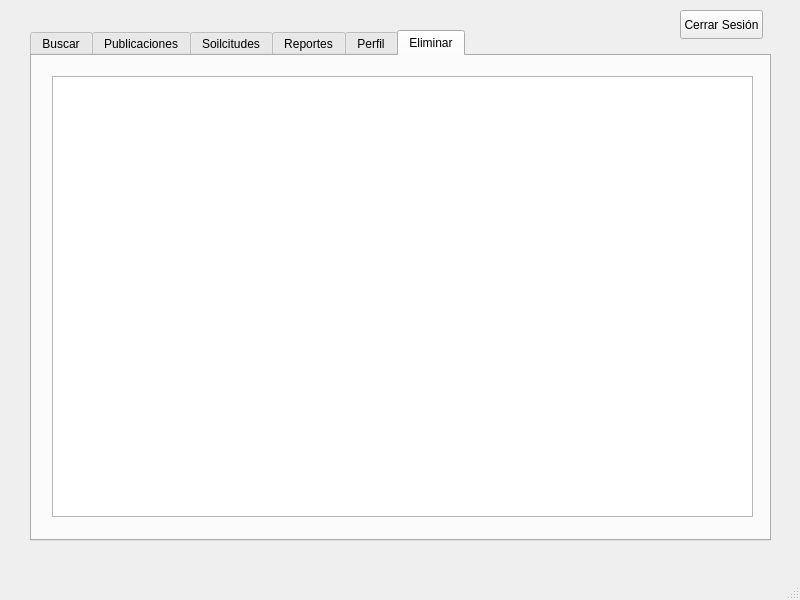
<?xml version="1.0" encoding="UTF-8"?>
<ui version="4.0">
 <class>InterfazPrincipal</class>
 <widget class="QMainWindow" name="InterfazPrincipal">
  <property name="geometry">
   <rect>
    <x>0</x>
    <y>0</y>
    <width>800</width>
    <height>600</height>
   </rect>
  </property>
  <property name="windowTitle">
   <string>InterfazPrincipal</string>
  </property>
  <widget class="QWidget" name="centralwidget">
   <widget class="QPushButton" name="btn_cerrar">
    <property name="geometry">
     <rect>
      <x>680</x>
      <y>10</y>
      <width>83</width>
      <height>29</height>
     </rect>
    </property>
    <property name="text">
     <string>Cerrar Sesión</string>
    </property>
   </widget>
   <widget class="QTabWidget" name="tabWidget">
    <property name="geometry">
     <rect>
      <x>30</x>
      <y>30</y>
      <width>741</width>
      <height>511</height>
     </rect>
    </property>
    <property name="currentIndex">
     <number>5</number>
    </property>
    <widget class="QWidget" name="sss">
     <attribute name="title">
      <string>Buscar</string>
     </attribute>
     <widget class="QPushButton" name="btn_buscarUsuarioCorreo">
      <property name="geometry">
       <rect>
        <x>260</x>
        <y>30</y>
        <width>83</width>
        <height>29</height>
       </rect>
      </property>
      <property name="text">
       <string>Buscar</string>
      </property>
     </widget>
     <widget class="QFrame" name="frame_2">
      <property name="geometry">
       <rect>
        <x>40</x>
        <y>110</y>
        <width>661</width>
        <height>341</height>
       </rect>
      </property>
      <property name="frameShape">
       <enum>QFrame::Shape::StyledPanel</enum>
      </property>
      <property name="frameShadow">
       <enum>QFrame::Shadow::Raised</enum>
      </property>
      <widget class="QTextEdit" name="txt_fechaEncontrada">
       <property name="geometry">
        <rect>
         <x>40</x>
         <y>250</y>
         <width>601</width>
         <height>31</height>
        </rect>
       </property>
      </widget>
      <widget class="QLabel" name="label_17">
       <property name="geometry">
        <rect>
         <x>40</x>
         <y>50</y>
         <width>63</width>
         <height>20</height>
        </rect>
       </property>
       <property name="font">
        <font>
         <pointsize>10</pointsize>
        </font>
       </property>
       <property name="text">
        <string>Nombres</string>
       </property>
      </widget>
      <widget class="QLabel" name="label_18">
       <property name="geometry">
        <rect>
         <x>40</x>
         <y>110</y>
         <width>63</width>
         <height>20</height>
        </rect>
       </property>
       <property name="font">
        <font>
         <pointsize>10</pointsize>
        </font>
       </property>
       <property name="text">
        <string>Apellidos</string>
       </property>
      </widget>
      <widget class="QTextEdit" name="txt_nombreEncontrado">
       <property name="geometry">
        <rect>
         <x>40</x>
         <y>70</y>
         <width>601</width>
         <height>31</height>
        </rect>
       </property>
      </widget>
      <widget class="QTextEdit" name="txt_correoEncontrado">
       <property name="geometry">
        <rect>
         <x>40</x>
         <y>190</y>
         <width>601</width>
         <height>31</height>
        </rect>
       </property>
      </widget>
      <widget class="QLabel" name="label_19">
       <property name="geometry">
        <rect>
         <x>40</x>
         <y>170</y>
         <width>63</width>
         <height>20</height>
        </rect>
       </property>
       <property name="font">
        <font>
         <pointsize>10</pointsize>
        </font>
       </property>
       <property name="text">
        <string>Correo</string>
       </property>
      </widget>
      <widget class="QLabel" name="label_20">
       <property name="geometry">
        <rect>
         <x>40</x>
         <y>230</y>
         <width>151</width>
         <height>20</height>
        </rect>
       </property>
       <property name="font">
        <font>
         <pointsize>10</pointsize>
        </font>
       </property>
       <property name="text">
        <string>Fecha de nacimiento</string>
       </property>
      </widget>
      <widget class="QTextEdit" name="txt_apellidoEncontrado">
       <property name="geometry">
        <rect>
         <x>40</x>
         <y>130</y>
         <width>601</width>
         <height>31</height>
        </rect>
       </property>
      </widget>
     </widget>
     <widget class="QTextEdit" name="txt_correoBuscar">
      <property name="geometry">
       <rect>
        <x>40</x>
        <y>30</y>
        <width>201</width>
        <height>31</height>
       </rect>
      </property>
     </widget>
    </widget>
    <widget class="QWidget" name="tab_2">
     <attribute name="title">
      <string>Publicaciones</string>
     </attribute>
     <widget class="QScrollArea" name="scroll_publicaciones">
      <property name="geometry">
       <rect>
        <x>250</x>
        <y>44</y>
        <width>491</width>
        <height>441</height>
       </rect>
      </property>
      <property name="widgetResizable">
       <bool>true</bool>
      </property>
      <widget class="QWidget" name="scrollAreaWidgetContents">
       <property name="geometry">
        <rect>
         <x>0</x>
         <y>0</y>
         <width>489</width>
         <height>439</height>
        </rect>
       </property>
      </widget>
     </widget>
     <widget class="QFrame" name="frame_3">
      <property name="geometry">
       <rect>
        <x>10</x>
        <y>40</y>
        <width>231</width>
        <height>141</height>
       </rect>
      </property>
      <property name="frameShape">
       <enum>QFrame::Shape::StyledPanel</enum>
      </property>
      <property name="frameShadow">
       <enum>QFrame::Shadow::Raised</enum>
      </property>
      <widget class="QPushButton" name="btn_aplicarFecha">
       <property name="geometry">
        <rect>
         <x>60</x>
         <y>90</y>
         <width>101</width>
         <height>29</height>
        </rect>
       </property>
       <property name="text">
        <string>Aplicar</string>
       </property>
      </widget>
      <widget class="QTextEdit" name="txt_fechaFiltro">
       <property name="geometry">
        <rect>
         <x>20</x>
         <y>30</y>
         <width>191</width>
         <height>31</height>
        </rect>
       </property>
      </widget>
     </widget>
     <widget class="QFrame" name="frame_4">
      <property name="geometry">
       <rect>
        <x>10</x>
        <y>230</y>
        <width>231</width>
        <height>181</height>
       </rect>
      </property>
      <property name="frameShape">
       <enum>QFrame::Shape::StyledPanel</enum>
      </property>
      <property name="frameShadow">
       <enum>QFrame::Shadow::Raised</enum>
      </property>
      <widget class="QComboBox" name="combo_ordenes">
       <property name="geometry">
        <rect>
         <x>100</x>
         <y>20</y>
         <width>121</width>
         <height>28</height>
        </rect>
       </property>
       <item>
        <property name="text">
         <string>Pre-Orden</string>
        </property>
       </item>
       <item>
        <property name="text">
         <string>In-Orden</string>
        </property>
       </item>
       <item>
        <property name="text">
         <string>Post-Orden</string>
        </property>
       </item>
      </widget>
      <widget class="QTextEdit" name="txt_cantidad">
       <property name="geometry">
        <rect>
         <x>100</x>
         <y>70</y>
         <width>121</width>
         <height>31</height>
        </rect>
       </property>
      </widget>
      <widget class="QLabel" name="label_3">
       <property name="geometry">
        <rect>
         <x>30</x>
         <y>20</y>
         <width>63</width>
         <height>20</height>
        </rect>
       </property>
       <property name="minimumSize">
        <size>
         <width>15</width>
         <height>15</height>
        </size>
       </property>
       <property name="font">
        <font>
         <pointsize>10</pointsize>
        </font>
       </property>
       <property name="text">
        <string>Orden</string>
       </property>
      </widget>
      <widget class="QLabel" name="label_4">
       <property name="geometry">
        <rect>
         <x>30</x>
         <y>80</y>
         <width>63</width>
         <height>20</height>
        </rect>
       </property>
       <property name="minimumSize">
        <size>
         <width>15</width>
         <height>15</height>
        </size>
       </property>
       <property name="font">
        <font>
         <pointsize>10</pointsize>
        </font>
       </property>
       <property name="text">
        <string>Cantidad</string>
       </property>
      </widget>
      <widget class="QPushButton" name="btn_aplicarRecorridoLimitado">
       <property name="geometry">
        <rect>
         <x>70</x>
         <y>120</y>
         <width>101</width>
         <height>29</height>
        </rect>
       </property>
       <property name="text">
        <string>Aplicar</string>
       </property>
      </widget>
     </widget>
     <widget class="QLabel" name="label">
      <property name="geometry">
       <rect>
        <x>20</x>
        <y>20</y>
        <width>63</width>
        <height>20</height>
       </rect>
      </property>
      <property name="minimumSize">
       <size>
        <width>15</width>
        <height>15</height>
       </size>
      </property>
      <property name="font">
       <font>
        <pointsize>10</pointsize>
       </font>
      </property>
      <property name="text">
       <string>Fecha</string>
      </property>
     </widget>
     <widget class="QLabel" name="label_2">
      <property name="geometry">
       <rect>
        <x>10</x>
        <y>210</y>
        <width>111</width>
        <height>20</height>
       </rect>
      </property>
      <property name="minimumSize">
       <size>
        <width>15</width>
        <height>15</height>
       </size>
      </property>
      <property name="baseSize">
       <size>
        <width>15</width>
        <height>15</height>
       </size>
      </property>
      <property name="font">
       <font>
        <pointsize>10</pointsize>
       </font>
      </property>
      <property name="text">
       <string>Recorrido limitado</string>
      </property>
     </widget>
     <widget class="QPushButton" name="btn_crearPublicacion">
      <property name="geometry">
       <rect>
        <x>250</x>
        <y>10</y>
        <width>171</width>
        <height>29</height>
       </rect>
      </property>
      <property name="text">
       <string>Crear nueva publicacion</string>
      </property>
     </widget>
    </widget>
    <widget class="QWidget" name="tab_4">
     <attribute name="title">
      <string>Soilcitudes</string>
     </attribute>
     <widget class="QScrollArea" name="scrollArea_2">
      <property name="geometry">
       <rect>
        <x>0</x>
        <y>0</y>
        <width>741</width>
        <height>481</height>
       </rect>
      </property>
      <property name="widgetResizable">
       <bool>true</bool>
      </property>
      <widget class="QWidget" name="scrollAreaWidgetContents_2">
       <property name="geometry">
        <rect>
         <x>0</x>
         <y>0</y>
         <width>739</width>
         <height>479</height>
        </rect>
       </property>
       <widget class="QScrollArea" name="scrollArea_3">
        <property name="geometry">
         <rect>
          <x>20</x>
          <y>30</y>
          <width>701</width>
          <height>181</height>
         </rect>
        </property>
        <property name="widgetResizable">
         <bool>true</bool>
        </property>
        <widget class="QWidget" name="scrollAreaWidgetContents_3">
         <property name="geometry">
          <rect>
           <x>0</x>
           <y>0</y>
           <width>699</width>
           <height>179</height>
          </rect>
         </property>
         <widget class="QTableView" name="tabla_enviarSolicitud">
          <property name="geometry">
           <rect>
            <x>10</x>
            <y>10</y>
            <width>681</width>
            <height>161</height>
           </rect>
          </property>
         </widget>
        </widget>
       </widget>
       <widget class="QScrollArea" name="scrollArea_4">
        <property name="geometry">
         <rect>
          <x>20</x>
          <y>240</y>
          <width>341</width>
          <height>221</height>
         </rect>
        </property>
        <property name="widgetResizable">
         <bool>true</bool>
        </property>
        <widget class="QWidget" name="scrollAreaWidgetContents_4">
         <property name="geometry">
          <rect>
           <x>0</x>
           <y>0</y>
           <width>339</width>
           <height>219</height>
          </rect>
         </property>
         <widget class="QTableView" name="tabla_recibidas">
          <property name="geometry">
           <rect>
            <x>10</x>
            <y>10</y>
            <width>321</width>
            <height>201</height>
           </rect>
          </property>
         </widget>
        </widget>
       </widget>
       <widget class="QScrollArea" name="scrollArea_5">
        <property name="geometry">
         <rect>
          <x>380</x>
          <y>240</y>
          <width>341</width>
          <height>221</height>
         </rect>
        </property>
        <property name="widgetResizable">
         <bool>true</bool>
        </property>
        <widget class="QWidget" name="scrollAreaWidgetContents_5">
         <property name="geometry">
          <rect>
           <x>0</x>
           <y>0</y>
           <width>339</width>
           <height>219</height>
          </rect>
         </property>
         <widget class="QTableView" name="tabla_enviadas">
          <property name="geometry">
           <rect>
            <x>10</x>
            <y>10</y>
            <width>321</width>
            <height>201</height>
           </rect>
          </property>
         </widget>
        </widget>
       </widget>
       <widget class="QLabel" name="label_5">
        <property name="geometry">
         <rect>
          <x>30</x>
          <y>10</y>
          <width>63</width>
          <height>20</height>
         </rect>
        </property>
        <property name="font">
         <font>
          <pointsize>10</pointsize>
         </font>
        </property>
        <property name="text">
         <string>Usuarios</string>
        </property>
       </widget>
       <widget class="QLabel" name="label_6">
        <property name="geometry">
         <rect>
          <x>20</x>
          <y>220</y>
          <width>141</width>
          <height>20</height>
         </rect>
        </property>
        <property name="font">
         <font>
          <pointsize>10</pointsize>
         </font>
        </property>
        <property name="text">
         <string>Solicitudes recibidas</string>
        </property>
       </widget>
       <widget class="QLabel" name="label_7">
        <property name="geometry">
         <rect>
          <x>380</x>
          <y>220</y>
          <width>141</width>
          <height>20</height>
         </rect>
        </property>
        <property name="font">
         <font>
          <pointsize>10</pointsize>
         </font>
        </property>
        <property name="text">
         <string>Solicitudes enviadas</string>
        </property>
       </widget>
      </widget>
     </widget>
    </widget>
    <widget class="QWidget" name="tab_3">
     <attribute name="title">
      <string>Reportes</string>
     </attribute>
     <widget class="QFrame" name="frame_5">
      <property name="geometry">
       <rect>
        <x>20</x>
        <y>40</y>
        <width>341</width>
        <height>151</height>
       </rect>
      </property>
      <property name="frameShape">
       <enum>QFrame::Shape::StyledPanel</enum>
      </property>
      <property name="frameShadow">
       <enum>QFrame::Shadow::Raised</enum>
      </property>
      <widget class="QTableView" name="tbl_fechaMasPublicaciones">
       <property name="geometry">
        <rect>
         <x>0</x>
         <y>0</y>
         <width>341</width>
         <height>151</height>
        </rect>
       </property>
      </widget>
     </widget>
     <widget class="QFrame" name="frame_6">
      <property name="geometry">
       <rect>
        <x>380</x>
        <y>40</y>
        <width>331</width>
        <height>151</height>
       </rect>
      </property>
      <property name="frameShape">
       <enum>QFrame::Shape::StyledPanel</enum>
      </property>
      <property name="frameShadow">
       <enum>QFrame::Shadow::Raised</enum>
      </property>
     </widget>
     <widget class="QFrame" name="frame_7">
      <property name="geometry">
       <rect>
        <x>20</x>
        <y>240</y>
        <width>691</width>
        <height>221</height>
       </rect>
      </property>
      <property name="frameShape">
       <enum>QFrame::Shape::StyledPanel</enum>
      </property>
      <property name="frameShadow">
       <enum>QFrame::Shadow::Raised</enum>
      </property>
      <widget class="QPushButton" name="btn_generarBSTGrafica">
       <property name="geometry">
        <rect>
         <x>100</x>
         <y>120</y>
         <width>131</width>
         <height>29</height>
        </rect>
       </property>
       <property name="text">
        <string>Generar</string>
       </property>
      </widget>
      <widget class="QLabel" name="lbl_bstGraficaFecha">
       <property name="geometry">
        <rect>
         <x>350</x>
         <y>20</y>
         <width>311</width>
         <height>171</height>
        </rect>
       </property>
       <property name="text">
        <string>TextLabel</string>
       </property>
      </widget>
      <widget class="QTextEdit" name="txt_obtenerFechaBST">
       <property name="geometry">
        <rect>
         <x>70</x>
         <y>70</y>
         <width>191</width>
         <height>31</height>
        </rect>
       </property>
      </widget>
     </widget>
     <widget class="QLabel" name="label_8">
      <property name="geometry">
       <rect>
        <x>30</x>
        <y>10</y>
        <width>191</width>
        <height>20</height>
       </rect>
      </property>
      <property name="font">
       <font>
        <pointsize>10</pointsize>
       </font>
      </property>
      <property name="text">
       <string>Fecha con más publicaciones</string>
      </property>
     </widget>
     <widget class="QLabel" name="label_9">
      <property name="geometry">
       <rect>
        <x>390</x>
        <y>10</y>
        <width>211</width>
        <height>20</height>
       </rect>
      </property>
      <property name="font">
       <font>
        <pointsize>10</pointsize>
       </font>
      </property>
      <property name="text">
       <string>Publicaciones con más comentarios</string>
      </property>
     </widget>
     <widget class="QLabel" name="label_10">
      <property name="geometry">
       <rect>
        <x>30</x>
        <y>210</y>
        <width>61</width>
        <height>20</height>
       </rect>
      </property>
      <property name="font">
       <font>
        <pointsize>11</pointsize>
       </font>
      </property>
      <property name="text">
       <string>BST</string>
      </property>
     </widget>
     <widget class="QPushButton" name="pushButton_7">
      <property name="geometry">
       <rect>
        <x>300</x>
        <y>200</y>
        <width>131</width>
        <height>29</height>
       </rect>
      </property>
      <property name="text">
       <string>Generar reportes</string>
      </property>
     </widget>
    </widget>
    <widget class="QWidget" name="tab">
     <attribute name="title">
      <string>Perfil</string>
     </attribute>
     <widget class="QFrame" name="frame">
      <property name="geometry">
       <rect>
        <x>30</x>
        <y>60</y>
        <width>661</width>
        <height>321</height>
       </rect>
      </property>
      <property name="frameShape">
       <enum>QFrame::Shape::StyledPanel</enum>
      </property>
      <property name="frameShadow">
       <enum>QFrame::Shadow::Raised</enum>
      </property>
      <widget class="QTextEdit" name="txt_nombreObtener">
       <property name="geometry">
        <rect>
         <x>30</x>
         <y>30</y>
         <width>601</width>
         <height>31</height>
        </rect>
       </property>
      </widget>
      <widget class="QLabel" name="label_12">
       <property name="geometry">
        <rect>
         <x>30</x>
         <y>10</y>
         <width>63</width>
         <height>20</height>
        </rect>
       </property>
       <property name="font">
        <font>
         <pointsize>10</pointsize>
        </font>
       </property>
       <property name="text">
        <string>Nombres</string>
       </property>
      </widget>
      <widget class="QLabel" name="label_13">
       <property name="geometry">
        <rect>
         <x>30</x>
         <y>70</y>
         <width>63</width>
         <height>20</height>
        </rect>
       </property>
       <property name="font">
        <font>
         <pointsize>10</pointsize>
        </font>
       </property>
       <property name="text">
        <string>Apellidos</string>
       </property>
      </widget>
      <widget class="QTextEdit" name="txt_apellidoObtener">
       <property name="geometry">
        <rect>
         <x>30</x>
         <y>90</y>
         <width>601</width>
         <height>31</height>
        </rect>
       </property>
      </widget>
      <widget class="QLabel" name="label_14">
       <property name="geometry">
        <rect>
         <x>30</x>
         <y>130</y>
         <width>63</width>
         <height>20</height>
        </rect>
       </property>
       <property name="font">
        <font>
         <pointsize>10</pointsize>
        </font>
       </property>
       <property name="text">
        <string>Correo</string>
       </property>
      </widget>
      <widget class="QLabel" name="label_15">
       <property name="geometry">
        <rect>
         <x>30</x>
         <y>190</y>
         <width>81</width>
         <height>20</height>
        </rect>
       </property>
       <property name="font">
        <font>
         <pointsize>10</pointsize>
        </font>
       </property>
       <property name="text">
        <string>Contraseña</string>
       </property>
      </widget>
      <widget class="QTextEdit" name="txt_correoObtener">
       <property name="geometry">
        <rect>
         <x>30</x>
         <y>150</y>
         <width>601</width>
         <height>31</height>
        </rect>
       </property>
      </widget>
      <widget class="QTextEdit" name="txt_contraseniaObtener">
       <property name="geometry">
        <rect>
         <x>30</x>
         <y>210</y>
         <width>601</width>
         <height>31</height>
        </rect>
       </property>
      </widget>
      <widget class="QLabel" name="label_16">
       <property name="geometry">
        <rect>
         <x>30</x>
         <y>250</y>
         <width>151</width>
         <height>20</height>
        </rect>
       </property>
       <property name="font">
        <font>
         <pointsize>10</pointsize>
        </font>
       </property>
       <property name="text">
        <string>Fecha de nacimiento</string>
       </property>
      </widget>
      <widget class="QTextEdit" name="txt_fechaObtener">
       <property name="geometry">
        <rect>
         <x>30</x>
         <y>270</y>
         <width>601</width>
         <height>31</height>
        </rect>
       </property>
      </widget>
     </widget>
     <widget class="QLabel" name="label_11">
      <property name="geometry">
       <rect>
        <x>30</x>
        <y>30</y>
        <width>63</width>
        <height>20</height>
       </rect>
      </property>
      <property name="font">
       <font>
        <pointsize>11</pointsize>
       </font>
      </property>
      <property name="text">
       <string>Perfil</string>
      </property>
     </widget>
     <widget class="QPushButton" name="btn_modificarDatos">
      <property name="geometry">
       <rect>
        <x>230</x>
        <y>390</y>
        <width>111</width>
        <height>29</height>
       </rect>
      </property>
      <property name="text">
       <string>Modificar datos</string>
      </property>
     </widget>
     <widget class="QPushButton" name="btn_eliminarCuenta">
      <property name="geometry">
       <rect>
        <x>370</x>
        <y>390</y>
        <width>111</width>
        <height>29</height>
       </rect>
      </property>
      <property name="text">
       <string>Eliminar cuenta</string>
      </property>
     </widget>
    </widget>
    <widget class="QWidget" name="tab_5">
     <attribute name="title">
      <string>Eliminar</string>
     </attribute>
     <widget class="QTableView" name="tbl_publicacionesEliminar">
      <property name="geometry">
       <rect>
        <x>20</x>
        <y>20</y>
        <width>701</width>
        <height>441</height>
       </rect>
      </property>
     </widget>
    </widget>
   </widget>
  </widget>
  <widget class="QStatusBar" name="statusbar"/>
  <widget class="QMenuBar" name="menubar">
   <property name="geometry">
    <rect>
     <x>0</x>
     <y>0</y>
     <width>800</width>
     <height>21</height>
    </rect>
   </property>
  </widget>
 </widget>
 <resources/>
 <connections/>
</ui>
